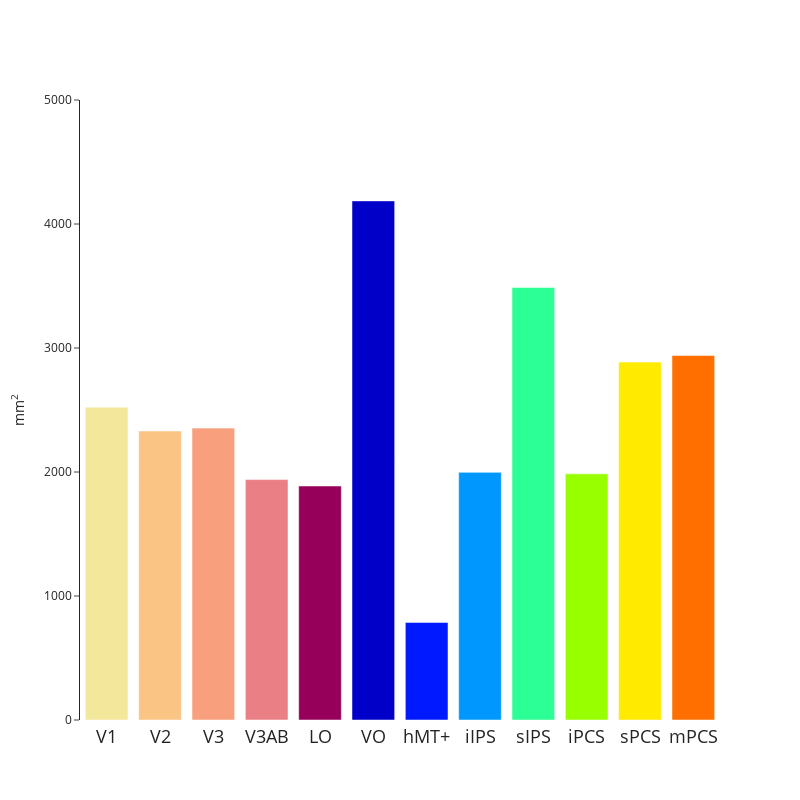

Notebook code cell kept with this figure:
### Code cell
data = data.dropna()
rois = pd.unique(data.rois)

roi_colors = px.colors.sequential.Sunset[:4] + px.colors.sequential.Rainbow[:]


fig_height, fig_width = 800, 800
bar_width = 1
fig =go.Figure()

fig.add_trace(go.Bar(x=nouveau_df.rois, 
                     y=nouveau_df.vertex_surf_sum, 
                     showlegend=False, 
                     marker_color = roi_colors ))
fig.update_yaxes(range=[0,5000], 
                 nticks=5, 
                 title_text='mm<sup>2</sup>')

fig.update_xaxes(showline=True, 
                 ticklen=0, 
                 linecolor=('rgba(255,255,255,0)'), 
                 tickfont=dict(size=18))    

# fig.update_xaxes(type='category')
fig.update_layout(height=fig_height, 
                  width=fig_width, 
                  showlegend=True, 
                  template='simple_white')
# fig.write_image("/Users/uriel/Downloads/{}_rois_areas.pdf".format(subject))

fig.show()

### Figure 1 — Plotly figure (JSON) as saved in the notebook; plotly's stock layout.template omitted (floating-point values rounded to 4 significant figures)
{"data": [{"marker": {"color": ["rgb(243, 231, 155)", "rgb(250, 196, 132)", "rgb(248, 160, 126)", "rgb(235, 127, 134)", "rgb(150,0,90)", "rgb(0,0,200)", "rgb(0,25,255)", "rgb(0,152,255)", "rgb(44,255,150)", "rgb(151,255,0)", "rgb(255,234,0)", "rgb(255,111,0)", "rgb(255,0,0)"]}, "showlegend": false, "type": "bar", "x": ["V1", "V2", "V3", "V3AB", "LO", "VO", "hMT+", "iIPS", "sIPS", "iPCS", "sPCS", "mPCS"], "y": [2523.0, 2331.0, 2354.0, 1939.0, 1887.0, 4186.0, 786.6, 1997.0, 3488.0, 1985.0, 2886.0, 2940.0]}], "layout": {"height": 800, "showlegend": true, "width": 800, "xaxis": {"autorange": true, "linecolor": "rgba(255,255,255,0)", "range": [-0.5, 11.5], "showline": true, "tickfont": {"size": 18}, "ticklen": 0, "type": "category"}, "yaxis": {"nticks": 5, "range": [0, 5000], "title": {"text": "mm<sup>2</sup>"}, "type": "linear"}}}
